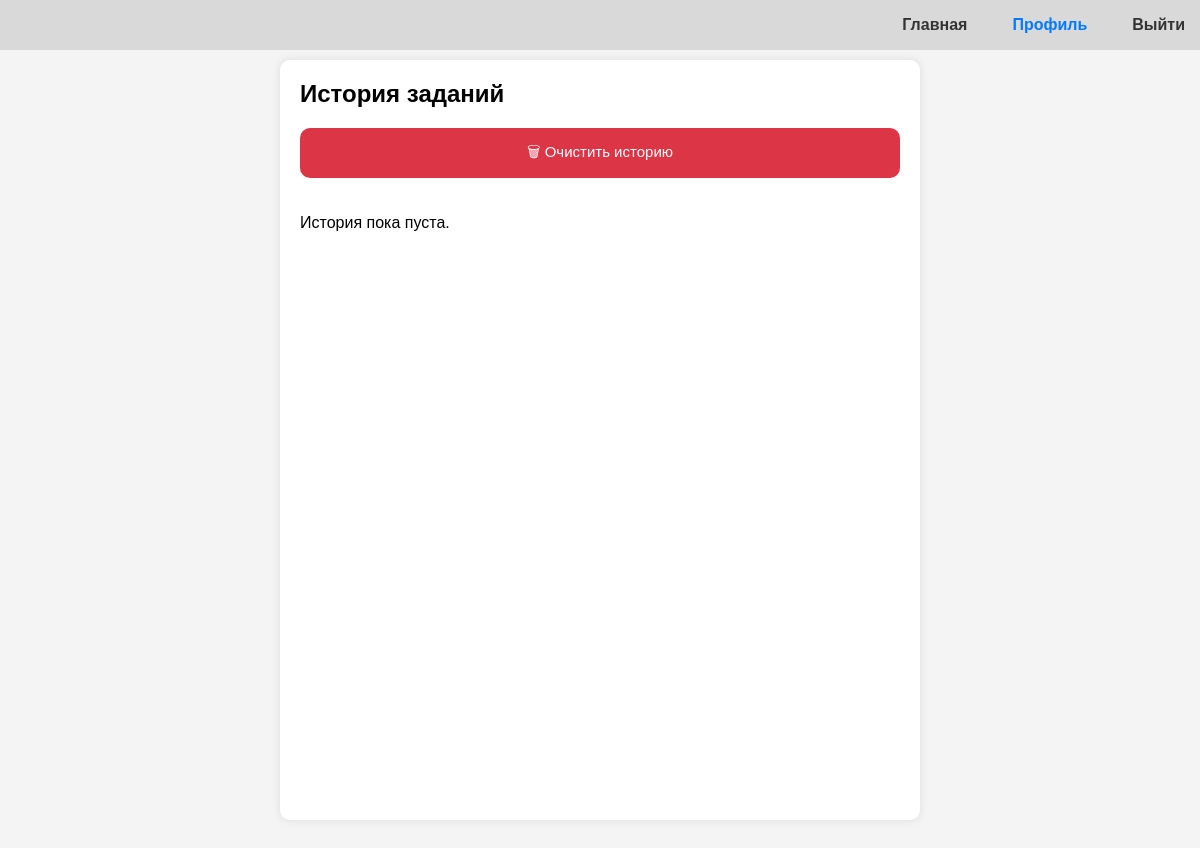
The page /profile (signed in) on the database as committed earlier.
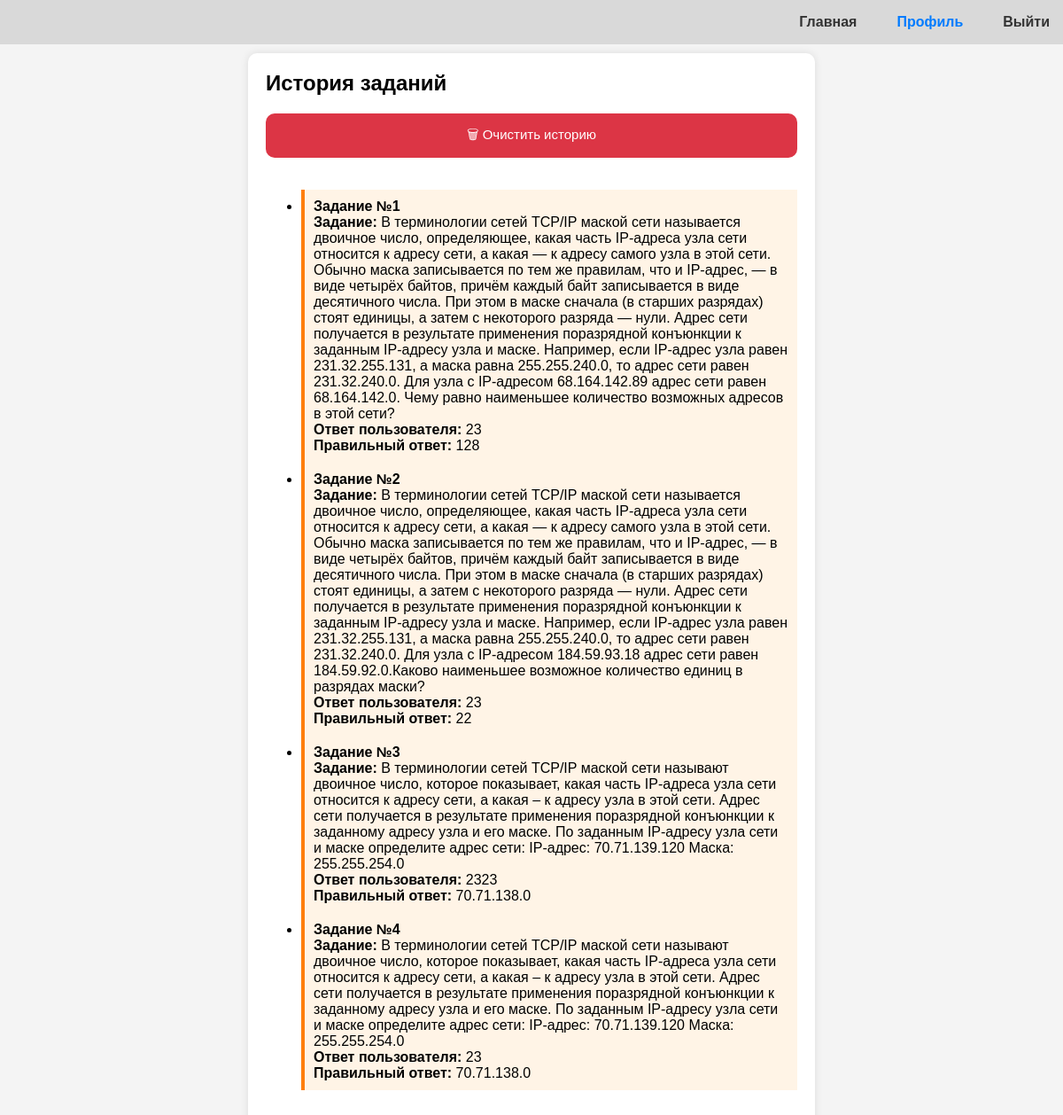
The same page on the database as committed later.
### tables this page shows
CREATE TABLE history (
    id INTEGER PRIMARY KEY AUTOINCREMENT,
    user_id INTEGER NOT NULL,
    task TEXT NOT NULL,
    user_answer TEXT NOT NULL,
    correct_answer TEXT NOT NULL,
    FOREIGN KEY (user_id) REFERENCES users(id)
);

### app.py (the view)
@app.route("/profile")
def profile():
    if "user_id" not in session:
        flash("Сначала войди в аккаунт.", "error")
        return redirect(url_for("login"))
    with sqlite3.connect("users.db") as conn:
        cursor = conn.cursor()
        cursor.execute("""
            SELECT task, user_answer, correct_answer FROM history
            WHERE user_id = ?
            ORDER BY id DESC
        """, (session["user_id"],))
        rows = cursor.fetchall()
    history = [{"task": row[0], "user_answer": row[1], "correct_answer": row[2]} for row in rows]
    return render_template("profile.html", history=history)

### templates/profile.html (shortened to what this page needs)
<!DOCTYPE html>
<html lang="ru">
<head>
    <link rel="stylesheet" href="{{ url_for('static', filename='styles.css') }}">
</head>
<body>
    <nav class="header-nav">
        <ul class="menu">
            <li><a href="{{ url_for('index') }}" class="menu-item {% if request.endpoint == 'index' %}active{% endif %}">Главная</a></li>
            {% if session.get("user_id") %}
                <li><a href="{{ url_for('profile') }}" class="menu-item {% if request.endpoint == 'profile' %}active{% endif %}">Профиль</a></li>
                <li><a href="{{ url_for('logout') }}" class="menu-item">Выйти</a></li>
            {% else %}
                <li><a href="{{ url_for('login') }}" class="menu-item {% if request.endpoint == 'login' %}active{% endif %}">Войти</a></li>
                <li><a href="{{ url_for('register') }}" class="menu-item {% if request.endpoint == 'register' %}active{% endif %}">Регистрация</a></li>
            {% endif %}
        </ul>
    </nav>
    <div class="container">
        <h1>История заданий</h1>
        <form method="post" action="{{ url_for('clear_history') }}" onsubmit="return confirm('Удалить всю историю?')">
            <button type="submit" class="button-submit" style="margin-bottom: 20px; background-color: #dc3545;">
                🗑 Очистить историю
            </button>
        </form>
        {% if history %}
            <ul>
                {% for item in history %}
                    <li class="task">
                        <strong>Задание №{{ loop.index }}</strong><br>
                        <strong>Задание:</strong> {{ item.task }}<br>
                        <strong>Ответ пользователя:</strong> {{ item.user_answer }}<br>
                        <strong>Правильный ответ:</strong> {{ item.correct_answer }}
                    </li>
                {% endfor %}
            </ul>
        {% else %}
            <p>История пока пуста.</p>
        {% endif %}
    </div>
</body>
</html>

### static/styles.css (style rules this page uses)
body { font-family: Arial, sans-serif; margin: 0; padding-top: 60px; background-color: #f4f4f4; display: flex; justify-content: center; align-items: flex-start; height: 100vh; overflow: hidden; }
.container { width: 90%; max-width: 600px; background: white; padding: 20px; border-radius: 10px; box-shadow: 0 0 10px rgba(0, 0, 0, 0.1); height: calc(100vh - 80px); overflow-y: auto; }
h1 { font-size: 24px; margin: 0; }
button { padding: 10px; border: none; background-color: #007bff; color: white; border-radius: 5px; cursor: pointer; }
.header-nav { position: fixed; top: 0; left: 0; width: 100%; height: 50px; background: #d9d9d9; display: flex; align-items: center; justify-content: flex-end; font-size: 16px; font-weight: 700; }
.menu { display: flex; justify-content: right; list-style: none; margin: 0; padding: 0; gap: 15px; }
.menu-item { text-decoration: none; color: #333; font-size: 16px; padding: 10px 15px; border-radius: 5px; transition: background 0.3s; }
.active { font-weight: bold; color: #007bff; }
.task { background-color: #fff4e6; padding: 10px; border-left: 4px solid #ff7f0e; }
::placeholder { font-family: -apple-system, BlinkMacSystemFont, 'Segoe UI', Roboto, Oxygen, Ubuntu, Cantarell, 'Open Sans', 'Helvetica Neue', sans-serif; }
.button-submit { margin: 20px 0 10px 0; background-color: #151717; border: none; color: white; font-size: 15px; font-weight: 500; border-radius: 10px; height: 50px; width: 100%; cursor: pointer; }

Rows that differ between the two databases and show on the page:
added history: task "В терминологии сетей TCP/IP маской сети называется двоичное число, определяющее, какая часть IP-адреса узла сети относится к адресу сети, а какая — к адресу самого узла в этой сети. Обычно маска записывается по тем же правилам, что и IP-адрес, — в виде четырёх байтов, причём каждый байт записывается в виде десятичного числа. При этом в маске сначала (в старших разрядах) стоят единицы, а затем с некоторого разряда — нули. Адрес сети получается в результате применения поразрядной конъюнкции к заданным IP-адресу узла и маске. Например, если IP-адрес узла равен 231.32.255.131, а маска равна 255.255.240.0, то адрес сети равен 231.32.240.0. Для узла с IP-адресом 68.164.142.89 адрес сети равен…", user_answer "23", correct_answer "128"
added history: task "В терминологии сетей TCP/IP маской сети называется двоичное число, определяющее, какая часть IP-адреса узла сети относится к адресу сети, а какая — к адресу самого узла в этой сети. Обычно маска записывается по тем же правилам, что и IP-адрес, — в виде четырёх байтов, причём каждый байт записывается в виде десятичного числа. При этом в маске сначала (в старших разрядах) стоят единицы, а затем с некоторого разряда — нули. Адрес сети получается в результате применения поразрядной конъюнкции к заданным IP-адресу узла и маске. Например, если IP-адрес узла равен 231.32.255.131, а маска равна 255.255.240.0, то адрес сети равен 231.32.240.0. Для узла с IP-адресом 184.59.93.18 адрес сети равен…", user_answer "23", correct_answer "22"
added history: task "В терминологии сетей TCP/IP маской сети называют двоичное число, которое показывает, какая часть IP-адреса узла сети относится к адресу сети, а какая – к адресу узла в этой сети. Адрес сети получается в результате применения поразрядной конъюнкции к заданному адресу узла и его маске. По заданным IP-адресу узла сети и маске определите адрес сети: IP-адрес: 70.71.139.120 Маска: 255.255.254.0", user_answer "2323", correct_answer "70.71.138.0"
added history: task "В терминологии сетей TCP/IP маской сети называют двоичное число, которое показывает, какая часть IP-адреса узла сети относится к адресу сети, а какая – к адресу узла в этой сети. Адрес сети получается в результате применения поразрядной конъюнкции к заданному адресу узла и его маске. По заданным IP-адресу узла сети и маске определите адрес сети: IP-адрес: 70.71.139.120 Маска: 255.255.254.0", user_answer "23", correct_answer "70.71.138.0"
Other text that changed with them:
text no longer shown: "История пока пуста."
